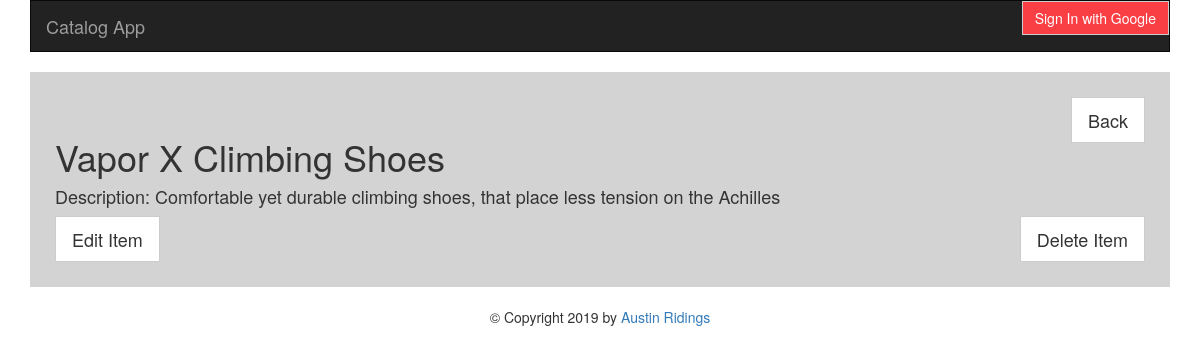
Page /catalog/2/4/info on the committed database.
### database.py (models this page shows, shortened)
class Category_Item(Base):
    __tablename__ = 'category_item'
    id = Column(Integer, primary_key=True)
    name = Column(String(80), nullable=False)
    description = Column(String(255))
    category_id = Column(Integer, ForeignKey('category.id'))
    category = relationship(Category)
    user_id = Column(Integer, ForeignKey('user.id'))
    user = relationship(User)

### app.py (the view)
@app.route('/catalog/<int:category_id>/<int:item_id>/info', methods=['GET', 'POST'])
def categoryItem(category_id, item_id):
    item = conn.query(Category_Item).filter_by(id=item_id).one()
    cat = conn.query(Category).filter_by(id=category_id).one()
    return render_template('item.html', item=item, cat=cat, category_id=category_id)

### templates/item.html
{% extends "base.html" %}
{% block content %}
<header><a class="btn btn-default btn-lg btn-back" href="{{url_for('categoryItems', category_id=category_id)}}">Back</a> </header><br>
<h1>{{ item.name }}</h1>
<h4>Description: {{ item.description }}</h4>
<a class="btn btn-default btn-lg btn-edit" href="{{url_for('editItem', item_id=item.id, category_id=category_id)}}">Edit Item</a>
<a class="btn btn-default btn-lg btn-delete" href="{{url_for('deleteItem', item_id=item.id, category_id=category_id)}}">Delete Item</a>
{%endblock%}

### static/style.css (style rules this page uses)
.btn { border-radius: 0; }
.btn-delete { float: right; }
.btn-back { float: right; }

### rows in the picture
Category_Item: name "Vapor X Climbing Shoes", description "Comfortable yet durable climbing shoes, that place less tension on the Achilles"
